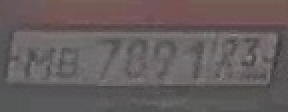
#> input picture data/examples/test/0a6c9609d3ecb0e24ad66296716d1412.jpg, 144 x 56 px (shown 2 times larger)
$ python fix_low_contrast.py
#> lines starting #> are read from the running program, lines starting #| are printed output that depends on the picture
"""
Fix low contrast images with aggressive enhancement
"""
import os
import cv2
import numpy as np
from nomeroff_net import pipeline
from nomeroff_net.tools import unzip

# Enable GPU
os.environ["CUDA_VISIBLE_DEVICES"] = "0"


def enhance_contrast(image_path, method='adaptive'):
    """Apply aggressive contrast enhancement"""
    img = cv2.imread(image_path)
    if img is None:
        return None

    if method == 'histogram_eq':
        # Convert to YUV
        yuv = cv2.cvtColor(img, cv2.COLOR_BGR2YUV)
        yuv[:,:,0] = cv2.equalizeHist(yuv[:,:,0])
        enhanced = cv2.cvtColor(yuv, cv2.COLOR_YUV2BGR)

    elif method == 'adaptive':
        # CLAHE on LAB color space
        lab = cv2.cvtColor(img, cv2.COLOR_BGR2LAB)
        l, a, b = cv2.split(lab)

        clahe = cv2.createCLAHE(clipLimit=4.0, tileGridSize=(4, 4))
        l = clahe.apply(l)

        enhanced_lab = cv2.merge([l, a, b])
        enhanced = cv2.cvtColor(enhanced_lab, cv2.COLOR_LAB2BGR)

    elif method == 'normalize':
        # Normalize to full range
        enhanced = cv2.normalize(img, None, 0, 255, cv2.NORM_MINMAX)

    elif method == 'gamma':
        # Gamma correction
        gamma = 0.5  # Brighten
        inv_gamma = 1.0 / gamma
        table = np.array([((i / 255.0) ** inv_gamma) * 255
                         for i in np.arange(0, 256)]).astype("uint8")
        enhanced = cv2.LUT(img, table)

    elif method == 'combined':
        # Normalize first
        enhanced = cv2.normalize(img, None, 0, 255, cv2.NORM_MINMAX)

        # Then CLAHE
        lab = cv2.cvtColor(enhanced, cv2.COLOR_BGR2LAB)
        l, a, b = cv2.split(lab)
        clahe = cv2.createCLAHE(clipLimit=3.0, tileGridSize=(8, 8))
        l = clahe.apply(l)
        enhanced_lab = cv2.merge([l, a, b])
        enhanced = cv2.cvtColor(enhanced_lab, cv2.COLOR_LAB2BGR)

        # Sharpen
        kernel = np.array([[0, -1, 0],
                          [-1, 5,-1],
                          [0, -1, 0]])
        enhanced = cv2.filter2D(enhanced, -1, kernel)

    else:
        enhanced = img

    return enhanced


def test_enhancement(image_path, method_name, enhancement_method, scale=3):
    """Test enhancement method"""
    print(f"\nTesting: {method_name}")
    print("-"*80)

    # Load and enhance
    img = cv2.imread(image_path)
    enhanced = enhance_contrast(image_path, method=enhancement_method)

    if enhanced is None:
        print("Failed to enhance image")
        return 0

    # Upscale
    h, w = enhanced.shape[:2]
    upscaled = cv2.resize(enhanced, (w*scale, h*scale), interpolation=cv2.INTER_LANCZOS4)

    # Save for testing
    temp_path = image_path.replace('.jpg', f'_temp_{enhancement_method}.jpg')
    cv2.imwrite(temp_path, upscaled)

    # Check statistics
    print(f"  Enhanced stats: mean={upscaled.mean():.1f}, std={upscaled.std():.1f}, min={upscaled.min()}, max={upscaled.max()}")

    # Try recognition
    try:
        pipeline_obj = pipeline(
            "number_plate_detection_and_reading",
            image_loader="opencv",
            upscaling=False
        )

        result = pipeline_obj([temp_path], min_accuracy=0.1)
        (_, images_bboxs, _, _, _, region_names, _, confidences, texts) = unzip(result)

        if texts and len(texts[0]) > 0:
            print(f"  ✓ Detected {len(texts[0])} plates:")
            for i in range(len(texts[0])):
                plate = texts[0][i]
                region = region_names[0][i] if i < len(region_names[0]) else "N/A"
                conf = confidences[0][i] if i < len(confidences[0]) else []

                if isinstance(conf, (list, tuple)) and len(conf) > 0:
                    avg_conf = sum(conf) / len(conf)
                    conf_str = f"{avg_conf:.3f}"
                else:
                    conf_str = "N/A"

                print(f"      {plate} (region: {region}, conf: {conf_str})")

            # Save best result
            if len(texts[0]) > 0:
                best_path = image_path.replace('.jpg', f'_BEST_{enhancement_method}.jpg')
                cv2.imwrite(best_path, upscaled)
                print(f"  ✓ Saved best result to: {os.path.basename(best_path)}")

            os.remove(temp_path)
            return len(texts[0])
        else:
            print(f"  ✗ No plates detected")
            os.remove(temp_path)
            return 0

    except Exception as e:
        print(f"  ✗ ERROR: {str(e)}")
        if os.path.exists(temp_path):
            os.remove(temp_path)
        return 0


if __name__ == '__main__':
    print("Aggressive Contrast Enhancement Testing")
    print("="*80)

    problem_image = './data/examples/test/0a6c9609d3ecb0e24ad66296716d1412.jpg'

    # Show original stats
    img = cv2.imread(problem_image)
#> img is the input picture: shape (56, 144, 3); mean B, G, R 93.6, 93.4, 102.2
    h, w = img.shape[:2]
#> h = 56; w = 144
    print(f"\nOriginal image: {w}x{h}")
#| Original image: 144x56
    print(f"  Stats: mean={img.mean():.1f}, std={img.std():.1f}, min={img.min()}, max={img.max()}")
#|   Stats: mean=96.4, std=13.0, min=52, max=144

    # Test different enhancement methods
    methods = [
        ('Histogram Equalization', 'histogram_eq'),
        ('Adaptive CLAHE', 'adaptive'),
        ('Normalize', 'normalize'),
        ('Gamma Correction', 'gamma'),
        ('Combined (Normalize + CLAHE + Sharpen)', 'combined'),
    ]

    results = {}
    for method_name, method_key in methods:
        count = test_enhancement(problem_image, method_name, method_key, scale=3)
#> in enhance_contrast, `yuv = cv2.cvtColor(img, cv2.COLOR_BGR2YUV)`: yuv: shape (56, 144, 3); mean of channels 0, 1, 2 96.1, 126.8, 133.5
#> in enhance_contrast, `yuv[:,:,0] = cv2.equalizeHist(yuv[:,:,0])`: yuv: shape (56, 144, 3); mean of channels 0, 1, 2 131, 126.8, 133.5
#> in enhance_contrast, `enhanced = cv2.cvtColor(yuv, cv2.COLOR_YUV2BGR)`:
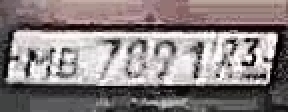
#> enhanced: shape (56, 144, 3) (shown 2 times larger); mean B, G, R 128.7, 128.3, 137.3
#> in test_enhancement, `upscaled = cv2.resize(enhanced, (w*scale, h*scale), interpolation=cv2...`:
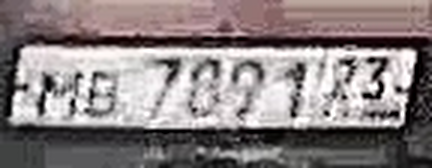
#> upscaled: shape (168, 432, 3); mean B, G, R 128.7, 128.2, 137.2
#|   Enhanced stats: mean=131.4, std=73.1, min=0, max=255
#> (the run stopped early here; a loop or call above may not have finished)
